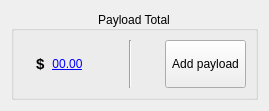
<?xml version="1.0" encoding="UTF-8"?>
<ui version="4.0">
 <class>payloadTotalWidget</class>
 <widget class="QWidget" name="payloadTotalWidget">
  <property name="geometry">
   <rect>
    <x>0</x>
    <y>0</y>
    <width>269</width>
    <height>111</height>
   </rect>
  </property>
  <property name="windowTitle">
   <string>Form</string>
  </property>
  <layout class="QHBoxLayout" name="horizontalLayout_3">
   <item>
    <widget class="QGroupBox" name="payloadTotalBox">
     <property name="title">
      <string>Payload Total</string>
     </property>
     <property name="alignment">
      <set>Qt::AlignCenter</set>
     </property>
     <layout class="QHBoxLayout" name="horizontalLayout_2">
      <item>
       <layout class="QVBoxLayout" name="verticalLayout">
        <item>
         <layout class="QHBoxLayout" name="horizontalLayout">
          <item>
           <spacer name="horizontalSpacer_3">
            <property name="orientation">
             <enum>Qt::Horizontal</enum>
            </property>
            <property name="sizeHint" stdset="0">
             <size>
              <width>13</width>
              <height>20</height>
             </size>
            </property>
           </spacer>
          </item>
          <item>
           <widget class="QLabel" name="poundLabel">
            <property name="text">
             <string>&lt;!DOCTYPE HTML PUBLIC &quot;-//W3C//DTD HTML 4.0//EN&quot; &quot;http://www.w3.org/TR/REC-html40/strict.dtd&quot;&gt;
&lt;html&gt;&lt;head&gt;&lt;meta name=&quot;qrichtext&quot; content=&quot;1&quot; /&gt;&lt;style type=&quot;text/css&quot;&gt;
p, li { white-space: pre-wrap; }
&lt;/style&gt;&lt;/head&gt;&lt;body style=&quot; font-family:'Sans Serif'; font-size:9pt; font-weight:400; font-style:normal;&quot;&gt;
&lt;p style=&quot; margin-top:0px; margin-bottom:0px; margin-left:0px; margin-right:0px; -qt-block-indent:0; text-indent:0px;&quot;&gt;&lt;span style=&quot; font-size:11pt; font-weight:600;&quot;&gt;$&lt;/span&gt;&lt;/p&gt;&lt;/body&gt;&lt;/html&gt;</string>
            </property>
           </widget>
          </item>
          <item>
           <widget class="QLabel" name="payloadTotalLabel">
            <property name="text">
             <string>&lt;!DOCTYPE HTML PUBLIC &quot;-//W3C//DTD HTML 4.0//EN&quot; &quot;http://www.w3.org/TR/REC-html40/strict.dtd&quot;&gt;
&lt;html&gt;&lt;head&gt;&lt;meta name=&quot;qrichtext&quot; content=&quot;1&quot; /&gt;&lt;style type=&quot;text/css&quot;&gt;
p, li { white-space: pre-wrap; }
&lt;/style&gt;&lt;/head&gt;&lt;body style=&quot; font-family:'Sans Serif'; font-size:9pt; font-weight:400; font-style:normal;&quot;&gt;
&lt;p style=&quot; margin-top:0px; margin-bottom:0px; margin-left:0px; margin-right:0px; -qt-block-indent:0; text-indent:0px;&quot;&gt;&lt;a href=&quot;fake&quot;&gt;&lt;span style=&quot; text-decoration: underline; color:#0000ff;&quot;&gt;00.00&lt;/span&gt;&lt;/a&gt;&lt;/p&gt;&lt;/body&gt;&lt;/html&gt;</string>
            </property>
            <property name="alignment">
             <set>Qt::AlignCenter</set>
            </property>
           </widget>
          </item>
          <item>
           <spacer name="horizontalSpacer_4">
            <property name="orientation">
             <enum>Qt::Horizontal</enum>
            </property>
            <property name="sizeHint" stdset="0">
             <size>
              <width>13</width>
              <height>20</height>
             </size>
            </property>
           </spacer>
          </item>
         </layout>
        </item>
       </layout>
      </item>
      <item>
       <spacer name="horizontalSpacer">
        <property name="orientation">
         <enum>Qt::Horizontal</enum>
        </property>
        <property name="sizeHint" stdset="0">
         <size>
          <width>13</width>
          <height>20</height>
         </size>
        </property>
       </spacer>
      </item>
      <item>
       <widget class="Line" name="line">
        <property name="orientation">
         <enum>Qt::Vertical</enum>
        </property>
       </widget>
      </item>
      <item>
       <spacer name="horizontalSpacer_2">
        <property name="orientation">
         <enum>Qt::Horizontal</enum>
        </property>
        <property name="sizeHint" stdset="0">
         <size>
          <width>13</width>
          <height>20</height>
         </size>
        </property>
       </spacer>
      </item>
      <item>
       <widget class="QPushButton" name="addPayloadButton">
        <property name="sizePolicy">
         <sizepolicy hsizetype="Preferred" vsizetype="Preferred">
          <horstretch>0</horstretch>
          <verstretch>0</verstretch>
         </sizepolicy>
        </property>
        <property name="minimumSize">
         <size>
          <width>81</width>
          <height>0</height>
         </size>
        </property>
        <property name="text">
         <string>Add payload</string>
        </property>
       </widget>
      </item>
     </layout>
    </widget>
   </item>
  </layout>
 </widget>
 <resources/>
 <connections/>
</ui>
